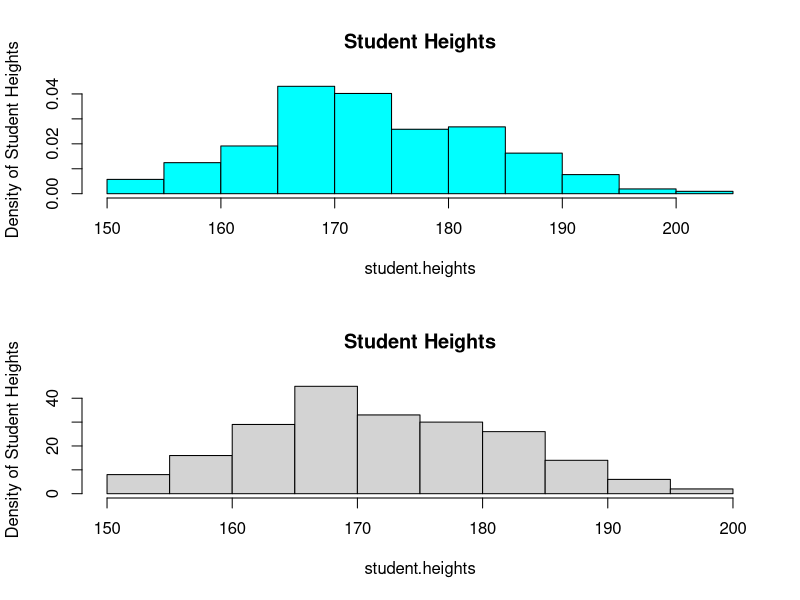

Write the R code that produced this figure.
library(MASS)
data(survey)

# This line specifies that all output should be saved as "
png("survey-histograms.png")

# Specifies that we would like to place the two images side-by-side, like this:
#   +---------+
#   |    1    |
#   +---------+
#   |    2    |
#   +---------+
par(mfrow=c(2, 1))

# Label the axes
main.label <- "Student Heights"
y.label <- "Density of Student Heights"

# Save student height as a seperate variable
student.heights <- survey$Height

# Draw the plots
truehist(student.heights, main = main.label, ylab = y.label)
hist(student.heights,     main = main.label, ylab = y.label)
